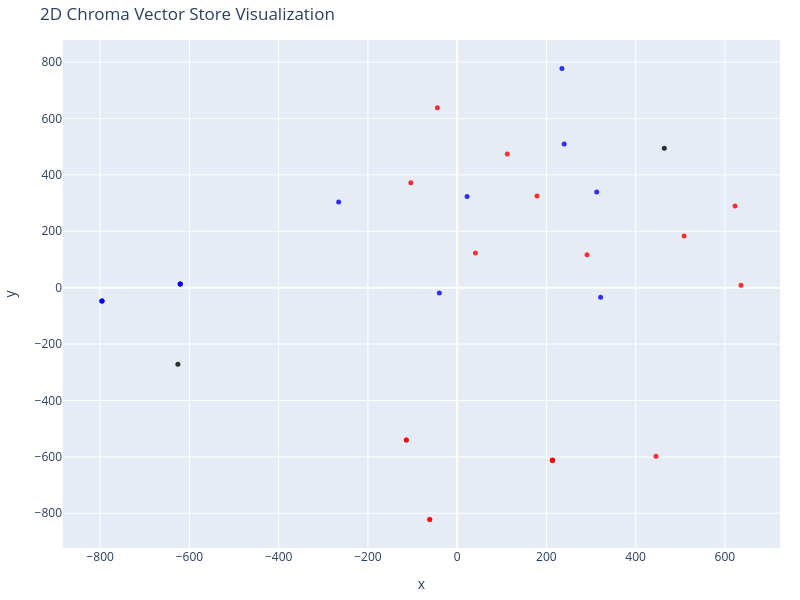

The cell this chart's notebook holds for it:
### Code cell
# Нам, людям, проще визуализировать объекты в 2D!
# Уменьшите размерность векторов до 2D, используя t-SNE
# (t-распределенное стохастическое вложение соседей)

tsne = TSNE(n_components=2, random_state=42, perplexity=5)
reduced_vectors = tsne.fit_transform(vectors)

# Create the 2D scatter plot
fig = go.Figure(data=[go.Scatter(
    x=reduced_vectors[:, 0],
    y=reduced_vectors[:, 1],
    mode='markers',
    marker=dict(size=5, color=colors, opacity=0.8),
    text=[f"Type: {t}<br>Text: {d[:100]}..." for t, d in zip(doc_types, documents)],
    hoverinfo='text'
)])

# fig.update_layout(
#     title='2D Chroma Vector Store Visualization',
#     scene=dict(xaxis_title='x',yaxis_title='y'),
#     width=800,
#     height=600,
#     margin=dict(r=20, b=10, l=10, t=40)
# )

fig.update_layout(
    title='2D Chroma Vector Store Visualization',
    xaxis_title='x',
    yaxis_title='y',
    width=800,
    height=600,
    margin=dict(r=20, b=10, l=10, t=40)
)

fig.show()

### Figure 1 — Plotly figure (JSON) as saved in the notebook; plotly's stock layout.template omitted (floating-point values rounded to 4 significant figures)
{"data": [{"hoverinfo": "text", "marker": {"color": ["blue", "blue", "blue", "blue", "blue", "red", "red", "red", "red", "red", "red", "red", "red", "red", "red", "red", "red", "red", "red", "blue", "blue", "red", "red", "blue", "blue", "blue", "blue", "blue", "blue", "red", "red", "black", "black"], "opacity": 0.8, "size": 5}, "mode": "markers", "text": ["Type: up<br>Text: ---\nnext_bar: up\n---\n\n- Китай активно продвигает юань, пока доллар теряет влияние\n- Доллар пытается ...", "Type: up<br>Text: ---\nnext_bar: up\n---...", "Type: up<br>Text: - Доллар достиг 3-летнего минимума на фоне конфликта Трампа и Пауэлла\n- ИИ готов убить человека при ...", "Type: up<br>Text: ---\nnext_bar: up\n---...", "Type: up<br>Text: - Lindsay в третьем квартале 2025 года превзошла ожидания с сильным ростом выручки\n- Reed's Inc на к...", "Type: down<br>Text: ---\nnext_bar: down\n---...", "Type: down<br>Text: - Трамп анонсирует сделку по правам на полезные ископаемые с Конго\n- Фьючерсы на природный газ подор...", "Type: down<br>Text: ---\nnext_bar: down\n---...", "Type: down<br>Text: - Акции BridgeBio растут после сделки по роялти на $300 млн за продажи акорамидиса в Европе\n- Bernst...", "Type: down<br>Text: ---\nnext_bar: down\n---...", "Type: down<br>Text: - EHang заключает партнерство с Reignwood Aviation для расширения операций eVTOL\n- Прогноз Hershey и...", "Type: down<br>Text: ---\nnext_bar: down\n---...", "Type: down<br>Text: - Акции Te Connectivity достигли исторического максимума в $172,31\n- Landsbankinn принимает заявки н...", "Type: down<br>Text: ---\nnext_bar: down\n---...", "Type: down<br>Text: - Eutelsat Communications публикует полугодовые результаты контракта на поддержание ликвидности\n- At...", "Type: down<br>Text: ---\nnext_bar: down\n---...", "Type: down<br>Text: - Рынок акций  Финляндии закрылся падением, OMX Helsinki 25 снизился на 0,49%\n- Рынок акций  Бельгии...", "Type: down<br>Text: ---\nnext_bar: down\n---...", "Type: down<br>Text: - Saba Capital продает акции Blackrock California (BFZ) на сумму $368 704\n- Bosch Group продает 3,3%...", "Type: up<br>Text: ---\nnext_bar: up\n---...", "Type: up<br>Text: - Акции Progyny растут после подтверждения рейтинга \"Покупать\" от BTIG на фоне благоприятных перспек...", "Type: down<br>Text: ---\nnext_bar: down\n---...", "Type: down<br>Text: - Акции Bel Fuse B достигли исторического максимума в $101,76\n- TotalEnergies присоединяется к PJM I...", "Type: up<br>Text: ---\nnext_bar: up\n---...", "Type: up<br>Text: - Deutsche Bank повысил целевую цену акций Avis Budget Group до $196 с $130\n- Tesla растет на фоне р...", "Type: up<br>Text: ---\nnext_bar: up\n---...", "Type: up<br>Text: - FTSE 100 сегодня: индекс снижается, фунт падает до $1,35, данные ВВП разочаровывают\n- Рынок акций ...", "Type: up<br>Text: ---\nnext_bar: up\n---...", "Type: up<br>Text: - Пентагон заключил контракт с Anthropic на разработку ИИ для национальной безопасности на сумму $20...", "Type: down<br>Text: ---\nnext_bar: down\n---...", "Type: down<br>Text: - Компании полупроводникового сектора превзойдут прогнозы по прибыли, считает Oppenheimer\n- Barrick ...", "Type: current<br>Text: ---\nnext_bar: current\n---...", "Type: current<br>Text: - Raymond James подтверждает рейтинг \"Strong Buy\" для акций Alimentation Couche-Tard\n- Расшифровка о..."], "type": "scatter", "x": [-265.5, -620.5, -39.97, -620.5, 234.8, 213.5, 622.7, 445.6, -44.26, 213.5, 508.7, 213.5, 112.4, -61.46, 636.1, 213.5, -103.7, -61.46, 291.1, -620.5, 321.5, -113.9, 178.9, -795.9, 239.8, -795.9, 22.23, -795.9, 312.8, -113.9, 40.91, -625.8, 464.2], "y": [303.5, 13.04, -18.85, 13.04, 777.0, -612.1, 289.2, -597.9, 637.7, -612.1, 183.0, -612.1, 474.1, -822.0, 8.226, -612.1, 371.8, -822.0, 117.0, 13.04, -33.63, -539.9, 325.2, -47.65, 509.1, -47.65, 323.0, -47.65, 338.9, -539.9, 123.2, -271.6, 494.0]}], "layout": {"height": 600, "margin": {"b": 10, "l": 10, "r": 20, "t": 40}, "title": {"text": "2D Chroma Vector Store Visualization"}, "width": 800, "xaxis": {"title": {"text": "x"}}, "yaxis": {"title": {"text": "y"}}}}
